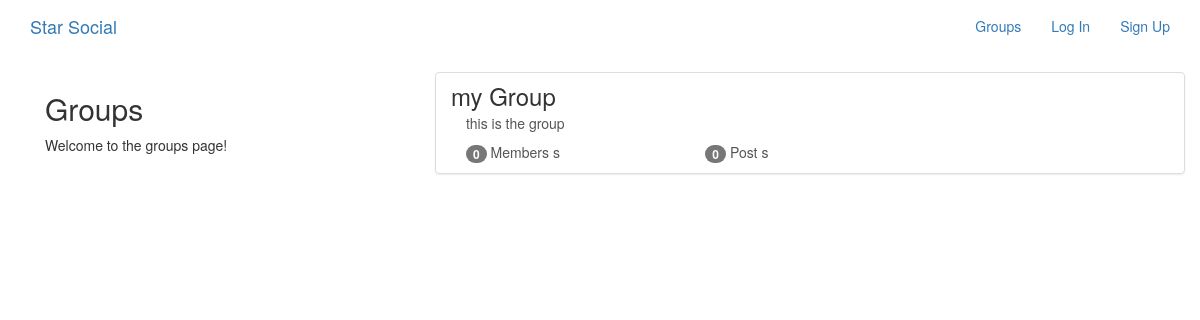
The app's page /groups/ with its own data.
### groups/models.py (models this page shows, shortened)
class Group(models.Model):
    name = models.CharField(max_length=255, unique=True)
    slug = models.SlugField(allow_unicode=True, unique=True)
    description = models.TextField(blank=True, default='')
    description_html = models.TextField(editable=False, default='', blank=True)
    members =models.ManyToManyField(User, through='GroupMember')
    class Meta:
        ordering = ['name']

### groups/views.py (the view)
# urls.py: path('', views.ListGroup.as_view(), name='all'),
class ListGroup(generic.ListView):
    model = Group

### groups/templates/groups/group_list.html (shortened to what this page needs)
{% extends 'groups/group_base.html' %}
{% block pregroup %}
    <div class="col-md-4">
        <div class="content">
            <h2>Groups</h2>
            <p>Welcome to the groups page!</p>
        </div>
    </div>
{% endblock%}
{% block group_content %}
    <div class="col-md-8">
        <div class="list-group">
            {% for group in object_list %}
                <a href="{%url 'groups:single' slug=group.slug %}" class="list-group-item">
                    <h3 class="title list-group-item-heading">{{group.name}}</h3>
                    <div class="list-group-item-text container-fluid">
                        {{group.description_html|safe}}
                        <div class="row">
                            <div class="col-md-4">
                                <span class="badge">{{ group.members.count }}</span>
                                Members {{group.members.count|pluralize}}
                            </div>
                            <div class="col-md-4">
                                <span class="badge">{{ group.posts.count }}</span>
                                Post {{group.posts.count|pluralize}}
                            </div>
                        </div>
                    </div>
                </a>
            {% endfor %}
        </div>
    </div>
{% endblock %}

### records on screen
Group: name "my Group", description_html "this is the group", members.count "0", posts.count "0"
